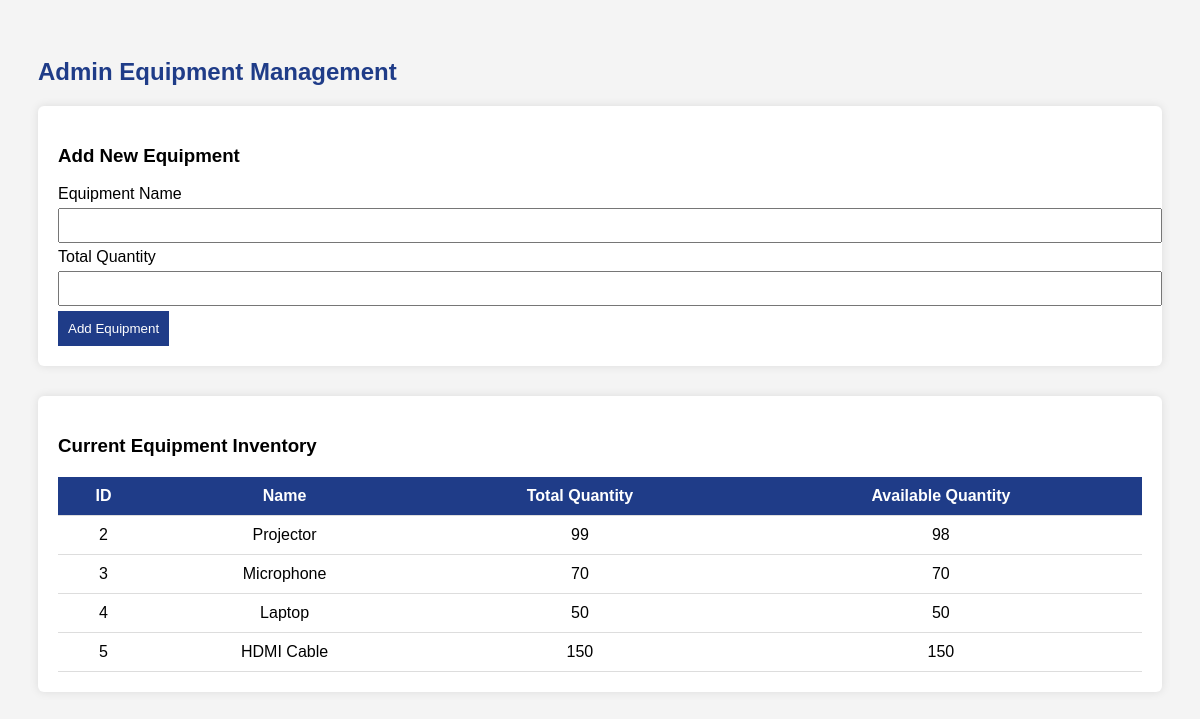
/admin/equipment (signed in), run on an earlier commit of the app's database.
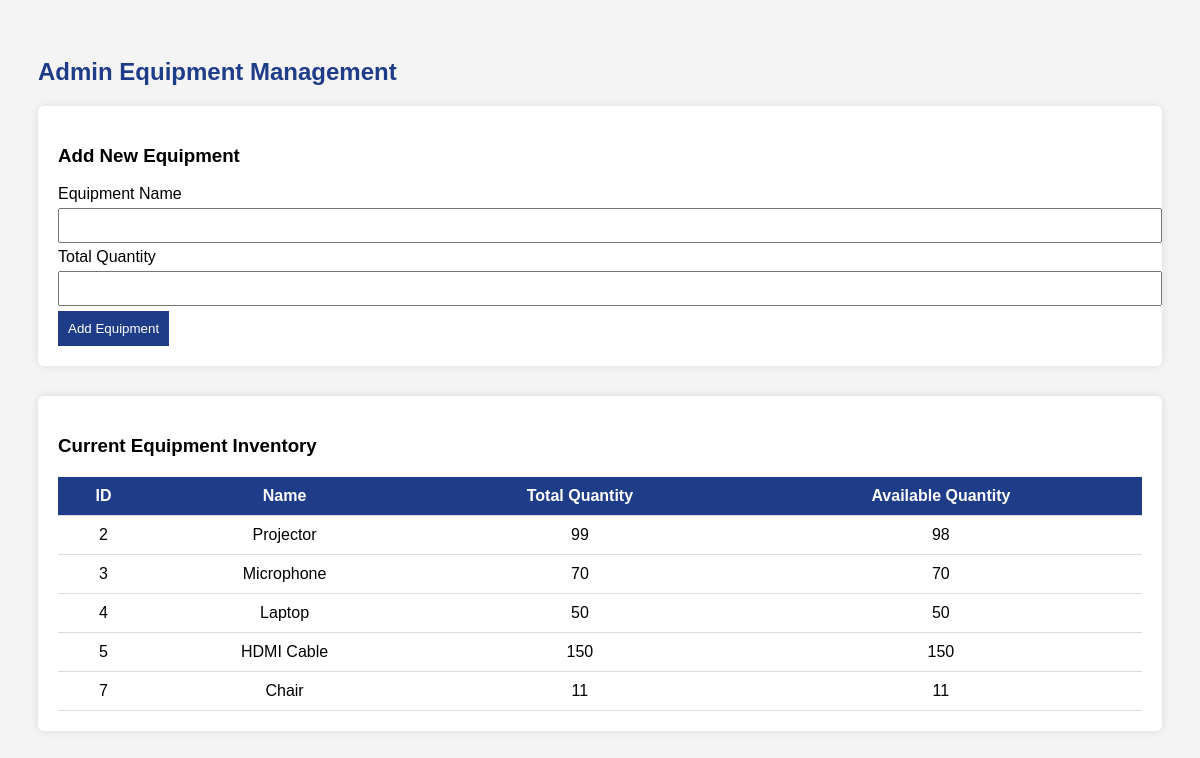
And on a later commit of the database.
### tables this page shows
CREATE TABLE equipment_inventory (
    id INTEGER PRIMARY KEY AUTOINCREMENT,
    equipment_name TEXT UNIQUE NOT NULL,
    total_quantity INTEGER NOT NULL
, available_quantity INTEGER DEFAULT 0);

### app.py (the view, shortened to what this page needs)
@app.route('/admin/equipment', methods=['GET', 'POST'])
def admin_equipment():
    if session.get('role') != 'admin':
        flash("Access denied", "danger")
        return redirect(url_for('dashboard'))
    equipment = query_db(
        ADMIN_DB,
        "SELECT * FROM equipment_inventory"
    )
    return render_template(
        'admin_equipment.html',
        equipment=equipment
    )

### app.py (called while the page is built)
def query_db(db, query, args=(), one=False):
    conn = sqlite3.connect(db)
    conn.row_factory = sqlite3.Row
    cur = conn.cursor()
    cur.execute(query, args)
    conn.commit()
    result = cur.fetchall()
    conn.close()
    return result[0] if one and result else result

### templates/admin_equipment.html (shortened to what this page needs)
<!DOCTYPE html>
<html>
<head>
</head>
<body>
<h2>Admin Equipment Management</h2>
<div class="box">
    <h3>Add New Equipment</h3>
    <form method="POST" action="{{ url_for('admin_equipment') }}">
        <label>Equipment Name</label>
        <input type="text" name="name" required>
        <label>Total Quantity</label>
        <input type="number" name="quantity" min="1" required>
        <button type="submit">Add Equipment</button>
    </form>
</div>
<div class="box">
    <h3>Current Equipment Inventory</h3>
    <table>
        <tr>
            <th>ID</th>
            <th>Name</th>
            <th>Total Quantity</th>
            <th>Available Quantity</th>
        </tr>
        {% for item in equipment %}
        <tr>
            <td>{{ item[0] }}</td>
            <td>{{ item[1] }}</td>
            <td>{{ item[2] }}</td>
            <td>{{ item[3] }}</td>
        </tr>
        {% else %}
        <tr>
            <td colspan="4">No equipment added yet.</td>
        </tr>
        {% endfor %}
    </table>
</div>
</body>
</html>

What changed in the data, as far as the page shows it:
added equipment_inventory: id "7", equipment_name "Chair", total_quantity "11", available_quantity "11"
